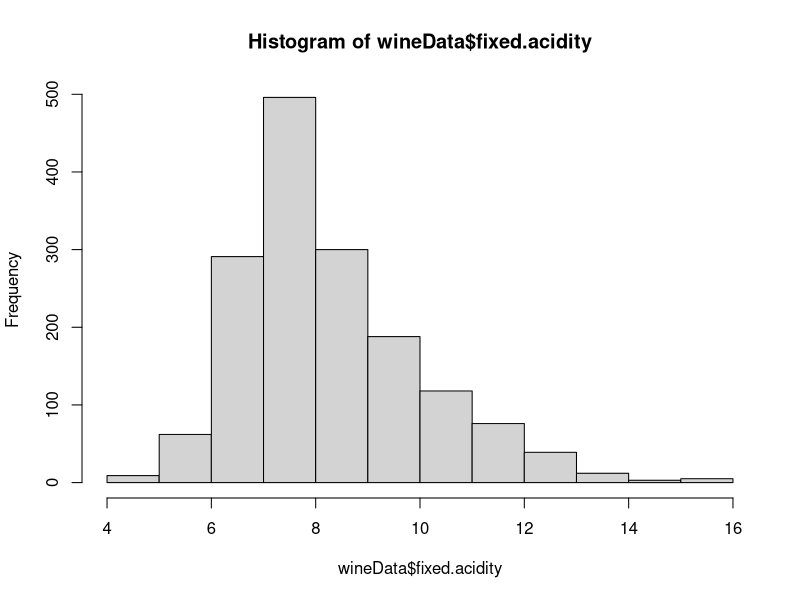
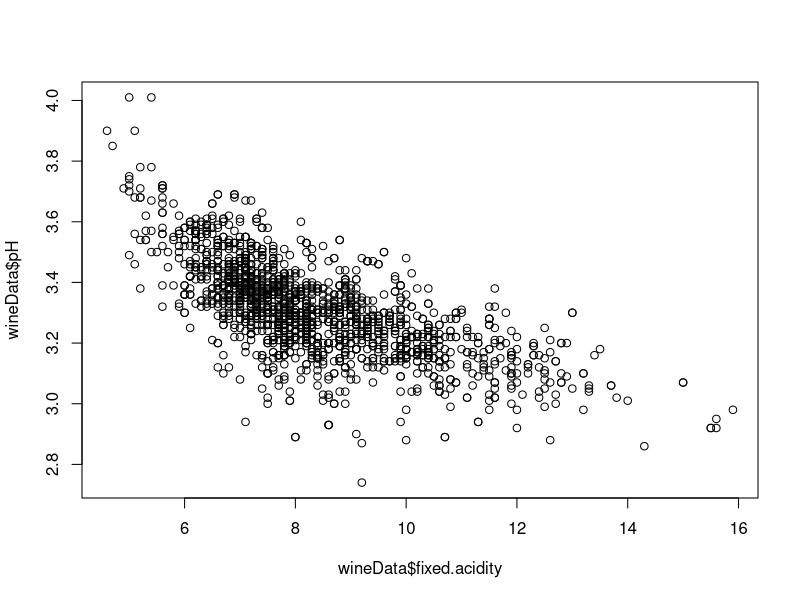

Write R code to recreate these figures, in order.
## ---- chunk 1
wineData <- read.csv("wine_dataset.csv", header = TRUE)
head(wineData)
## ---- chunk 2
#Calculates the number of data points (number of wines in this case)
nrow(wineData)
#Calculates the number of features (wine properties in this case)
ncol(wineData)
col<-ncol(wineData)


## ---- chunk 3
#creates a histogram of fixed acidity
hist(wineData$fixed.acidity)
## ---- chunk 4
#create a scatter plot where pH is a function of fixed acidity 
plot(wineData$fixed.acidity,wineData$pH)
## ---- chunk 5
#loops through the data and provides the mean and the standard deviation of all the columns 
  for(i in 2:col){
    print(colnames(wineData)[i])
    print(mean(wineData[, i]))
    print(sd(wineData[, i]))
  }

  
  
## ---- chunk 6
#creates a subset of wines that only have a pH less than 3 standard deviations away from the mean
wineDataSub <- subset(wineData, abs(wineData$pH-mean(wineData$pH)) <  sd(wineData$pH)*3)
#calculates how many wines are in the new subset
nrow(wineDataSub)

## ---- chunk 7
#Writing the new dataset from R to a CSV file 
write.csv(wineDataSub, "WineDataSubset.csv")
